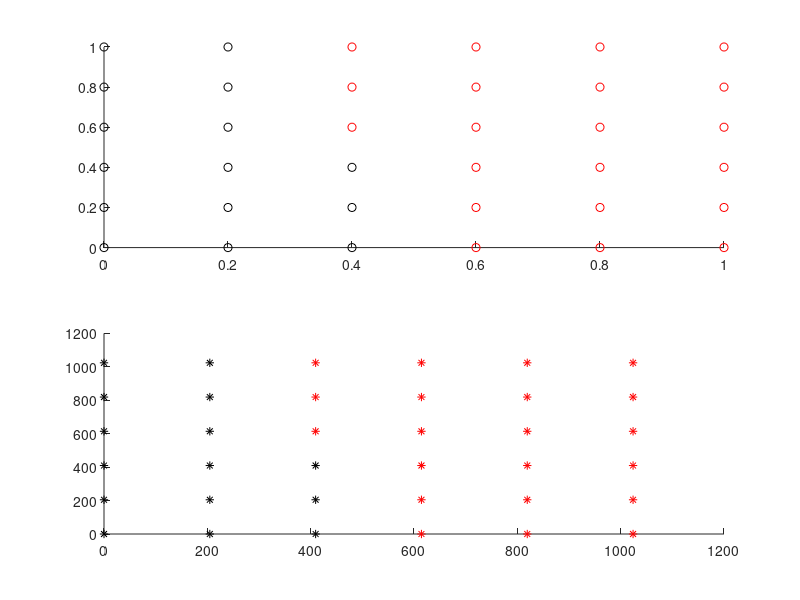

Write MATLAB code to recreate this figure. (Note: this script raises an error after producing the figure.)
clear all
clc
close all
% The following MATLAB code creates some simple two-dimensional test data for
% a binary classification demonstration.
% Straight line classifier and the perceptron
%Make a 6x6 square matrix of 2D training data
xin=[[reshape(repmat([0:0.2:1],6,1),[1,6*6])];[repmat([0:0.2:1],1,6)]]';
N = length(xin);
%most are class 0, except a few at lower left
yout=zeros(length(xin));
yout(1:12)=1;
yout(13:15)=1;

%Define a 2D perceptron
b = -0.5;
nu = 0.5;
w = 0.5*rand(3,1); %-1*2.*rand(3,1);
iterations = 100;

%Loop around the training loop
for i = 1:iterations
    for j = 1:N
        y = b*w(1,1)+xin(j,1)*w(2,1)+xin(j,2)*w(3,1);
        z(j) = 1/(1+exp(-2*y));
        delta = yout(j)-z(j);
        w(1,1) = w(1,1)+nu*b*delta;
        w(2,1) = w(2,1)+nu*xin(j,1)*delta;
        w(3,1) = w(3,1)+nu*xin(j,2)*delta;
    end
end
% The code above works well enough (given sufficient iterations) to train a perceptron to
% model any linearly separable classification on the input data:
% It is much easier to understand this if we can visualise the process. To do so, we can
% create two subplots, one of which plots the correct classification of the training data:
figure
subplot(2,1,1)
hold on
for i=1:N
    if(yout(i)==1)
        plot(xin(i,1),xin(i,2),'ko') %class 1
    else
        plot(xin(i,1),xin(i,2),'ro') %class 0
    end
end


NX=1024; %x resolution
NY=1024; %y resolution
dsc=zeros(NX,NY); % plot surface
%classify over this surface
for x=1:NX
    dx=(x-1)/(NX-1); %range 0:1
    for y=1:NY
        dy=(y-1)/(NY-1); %range 0:1
        z=b*w(1,1)+dx*w(2,1)+dy*w(3,1);
        dsc(x,y)=1/(1+exp(-2*z));
    end
end

%% classify the original xin points
for j = 1:N
    y=b*w(1,1)+xin(j,1)*w(2,1)+xin(j,2)*w(3,1);
    z(j) = 1/(1+exp(-2*y));
end
%plot the xin points and classifications
hold on
subplot(2,1,2)
for i=1:N
    hold on
    if(z(i)>0.5)
        plot(xin(i,1)*NX,xin(i,2)*NY,'k*') %class 1
    else
        plot(xin(i,1)*NX,xin(i,2)*NY,'r*') %class 0
    end
end
%overlay the decision line on the plot
contour(transpose(dsc > 0.5),1)


%%

[sp,fs]=audioread('me_and_nicole.WAV'); %load speech
sp=sp./max(abs(sp)); %normalise
sp = sp(:,1);
N=2;
T=length(sp);
tone1=tonegen(440,fs,T/fs); %create a tone
M=2; %create 2 mixtures of these sounds
mix1=sp'*0.23+tone1*0.78;
mix2=sp'*0.81+tone1*0.09;
X=[mix1 ; mix2]; %mixture matrix
% soundsc(mix1,fs)
% soundsc(mix2,fs)
%dimension of X is [M][T]

% Next we create an ICA loop beginning with randomly initialisedWmatrix, then carry
% out step-by-step refining this until either the maximum number of iterations has been
% reached or the convergence criterion has been met:
nu=0.0001; %learning rate
conv=1e-09; %convergence criterion
%---create an [N][M] sized matrix W
W=rand(N,M)*0.1;
%---estimate the source, Sp, dim [N][t]
iter=1;
max_iter=500000;
while(iter < max_iter)
    Sp=W*X;
    %     Find the overall distance, Zn,t = g(yn,t) for n = 1, . . . ,N and t = 1, . . . , T.
    Z=zeros(N,T);
    for n=1:N
        Z(n,:)=1./(1+exp(-Sp(n,:)/2));
    end
    %----calculate DW (deltaW)
    DW=nu*(eye(N) + (1-2*Z)*transpose(Sp))*W;
    %---terminate if converged
    delta=abs(sum(sum(DW)));
    if(delta < conv)
        break;
    end
    %print out (so we know what's happening)
    if mod(iter,10000)==0
        fprintf('Iteration %d, sum=%g\n',iter,delta);
    end
    %---apply the update
    W=W+DW;
    iter=iter+1;
end

% check the seperation:
% soundsc(Sp(1,:),fs)
% soundsc(Sp(2,:),fs)



%%
clear all
clc
M=40;
figure
% Create some 2D data in 3 classes
c1=([1.9*ones(M,1) 0.9*ones(M,1)])+randn(M,2);
c2=([0.9*ones(M,1) 0.1*ones(M,1)])+randn(M,2);
c3=([0.1*ones(M,1) 1.9*ones(M,1)])+randn(M,2);

% Plot the data
plot(c1(:,1),c1(:,2),'r+')
hold on
plot(c2(:,1),c2(:,2),'bx')
plot(c3(:,1),c3(:,2),'g*')
X=[c1;c2;c3];
% C=kmeans(X',3);
[C,~]=GMMlearn(X,3)
plot(C(1,1),C(1,2),'ko')
plot(C(2,1),C(2,2),'ko')
plot(C(3,1),C(3,2),'ko')
hold off

%%
clear all
clc

% Code to perform this VAD(voice activity detection) in MATLAB is as follows:
%the noisy speech is in array nspeech
%fs is the sample rate
[nspeech,fs]=audioread('me_and_nicole.WAV'); %load speech
nspeech = nspeech(:,1);
nspeech = nspeech(round(1.4*fs):round(4*fs));
alpha=0.98;
WindowLength=10*10^-3;  % 30 [mS] window
Overlap=50;             % 50% overlap
[ProcessedSig,FramedSig] = PreProcess(nspeech,fs,alpha,WindowLength,Overlap);
mse=mean((nspeech-ProcessedSig).^2)
L=length(ProcessedSig);
frame= 10*10^-3; %0.1 frame size in seconds
frame=floor(fs*frame); %length
Nf=floor(L/frame); %no. of frames
energy=[];
%plot the noisy speech waveform
figure
subplot(2,1,1)
plot([0:L-1]/fs,ProcessedSig,'DisplayName','speech');axis tight
xlabel('Time,s'); ylabel('Amplitude');legend
%divide into frames, get energy
for n=1:Nf
    seg=ProcessedSig(1+(n-1)*frame:n*frame);
    energy(n)=sum(seg.^2);
end
%plot the energy
subplot(2,1,2)
plot(([1:Nf]*frame)/fs,energy,'g','DisplayName','ENG');
A=axis; A(2)=(Nf-1)*frame/fs; axis(A)
xlabel('Time,s'); ylabel('Energy');
%find the maximum energy, and threshold
emax=max(energy); emin=min(energy);
e05=emin+0.05*(emax-emin);
%draw the threshold on the graph
line(([0 Nf-1]*frame)/fs,[e05 e05],'DisplayName','e05')
A=axis; A(2)=(Nf-1)*frame/fs; axis(A)
%plot the decision (frames > 10%)
hold on
plot([1:Nf]*frame/fs,(energy>e05)*(emax),'r','DisplayName','decision')
A=axis; A(2)=(Nf-1)*frame/fs; axis(A)
hold off; legend

%%

frame= 10*10^-3; %0.1 frame size in seconds
frame=floor(fs*frame); %length
Ws=480;
L=length(ProcessedSig);
Nf=floor(L/Ws);
Bs=[]; %collect pitch multipliers
Ms=[]; %collect pitch taps
% 6.3 Pitch models 181
for ff=1:Nf
    seg=ProcessedSig(1+Ws*(ff-1):Ws*ff).*hamming(Ws);
    [B,M]=ltp(seg);
    Bs=[Bs, B];
    Ms=[Ms, M];
end

figure
subplot(3,1,1)
plot([0:L-1]/fs,ProcessedSig,'DisplayName','speech');axis tight
xlabel('Time,s'); ylabel('Amplitude');legend
subplot(3,1,2)
plot(([1:Nf]*Ws)/fs,Bs,'DisplayName','B multiplier');
A=axis; A(2)=(Nf-1)*frame/fs; axis(A)
xlabel('Time,s'); ylabel('B multiplier');legend
subplot(3,1,3)
plot(([1:Nf]*Ws)/fs,Ms,'DisplayName','M tap');
A=axis; A(2)=(Nf-1)*frame/fs; axis(A)
xlabel('Time,s'); ylabel('M tap');legend